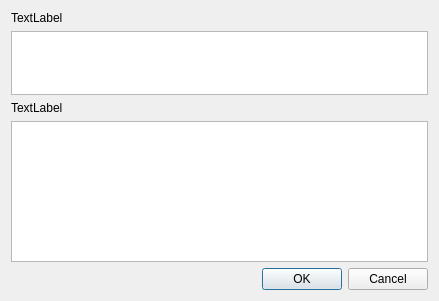
<?xml version="1.0" encoding="UTF-8"?>
<ui version="4.0">
 <class>ItemChoice</class>
 <widget class="QDialog" name="ItemChoice">
  <property name="geometry">
   <rect>
    <x>0</x>
    <y>0</y>
    <width>439</width>
    <height>301</height>
   </rect>
  </property>
  <property name="windowTitle">
   <string>Dialog item edit</string>
  </property>
  <property name="modal">
   <bool>true</bool>
  </property>
  <layout class="QGridLayout" name="gridLayout">
   <item row="0" column="0">
    <widget class="QLabel" name="label_1">
     <property name="text">
      <string>TextLabel</string>
     </property>
    </widget>
   </item>
   <item row="1" column="0">
    <widget class="QTextEdit" name="in_field">
     <property name="sizePolicy">
      <sizepolicy hsizetype="Expanding" vsizetype="Fixed">
       <horstretch>0</horstretch>
       <verstretch>0</verstretch>
      </sizepolicy>
     </property>
     <property name="maximumSize">
      <size>
       <width>16777215</width>
       <height>64</height>
      </size>
     </property>
     <property name="html">
      <string>&lt;!DOCTYPE HTML PUBLIC &quot;-//W3C//DTD HTML 4.0//EN&quot; &quot;http://www.w3.org/TR/REC-html40/strict.dtd&quot;&gt;
&lt;html&gt;&lt;head&gt;&lt;meta name=&quot;qrichtext&quot; content=&quot;1&quot; /&gt;&lt;style type=&quot;text/css&quot;&gt;
p, li { white-space: pre-wrap; }
&lt;/style&gt;&lt;/head&gt;&lt;body style=&quot; font-family:'MS Shell Dlg 2'; font-size:8.25pt; font-weight:400; font-style:normal;&quot;&gt;
&lt;p style=&quot;-qt-paragraph-type:empty; margin-top:0px; margin-bottom:0px; margin-left:0px; margin-right:0px; -qt-block-indent:0; text-indent:0px;&quot;&gt;&lt;br /&gt;&lt;/p&gt;&lt;/body&gt;&lt;/html&gt;</string>
     </property>
    </widget>
   </item>
   <item row="2" column="0">
    <widget class="QLabel" name="label_2">
     <property name="text">
      <string>TextLabel</string>
     </property>
    </widget>
   </item>
   <item row="3" column="0">
    <widget class="QTableView" name="items">
     <property name="sizePolicy">
      <sizepolicy hsizetype="Preferred" vsizetype="Expanding">
       <horstretch>0</horstretch>
       <verstretch>0</verstretch>
      </sizepolicy>
     </property>
     <property name="autoFillBackground">
      <bool>false</bool>
     </property>
     <property name="autoScrollMargin">
      <number>8</number>
     </property>
     <property name="alternatingRowColors">
      <bool>false</bool>
     </property>
     <property name="showGrid">
      <bool>true</bool>
     </property>
     <property name="gridStyle">
      <enum>Qt::NoPen</enum>
     </property>
     <attribute name="horizontalHeaderVisible">
      <bool>false</bool>
     </attribute>
     <attribute name="horizontalHeaderMinimumSectionSize">
      <number>31</number>
     </attribute>
     <attribute name="verticalHeaderVisible">
      <bool>false</bool>
     </attribute>
     <attribute name="verticalHeaderDefaultSectionSize">
      <number>22</number>
     </attribute>
     <attribute name="verticalHeaderMinimumSectionSize">
      <number>16</number>
     </attribute>
    </widget>
   </item>
   <item row="4" column="0">
    <widget class="QDialogButtonBox" name="buttonBox">
     <property name="orientation">
      <enum>Qt::Horizontal</enum>
     </property>
     <property name="standardButtons">
      <set>QDialogButtonBox::Cancel|QDialogButtonBox::Ok</set>
     </property>
     <property name="centerButtons">
      <bool>false</bool>
     </property>
    </widget>
   </item>
  </layout>
 </widget>
 <resources/>
 <connections>
  <connection>
   <sender>buttonBox</sender>
   <signal>accepted()</signal>
   <receiver>ItemChoice</receiver>
   <slot>accept()</slot>
   <hints>
    <hint type="sourcelabel">
     <x>248</x>
     <y>254</y>
    </hint>
    <hint type="destinationlabel">
     <x>157</x>
     <y>274</y>
    </hint>
   </hints>
  </connection>
  <connection>
   <sender>buttonBox</sender>
   <signal>rejected()</signal>
   <receiver>ItemChoice</receiver>
   <slot>reject()</slot>
   <hints>
    <hint type="sourcelabel">
     <x>316</x>
     <y>260</y>
    </hint>
    <hint type="destinationlabel">
     <x>286</x>
     <y>274</y>
    </hint>
   </hints>
  </connection>
 </connections>
</ui>
